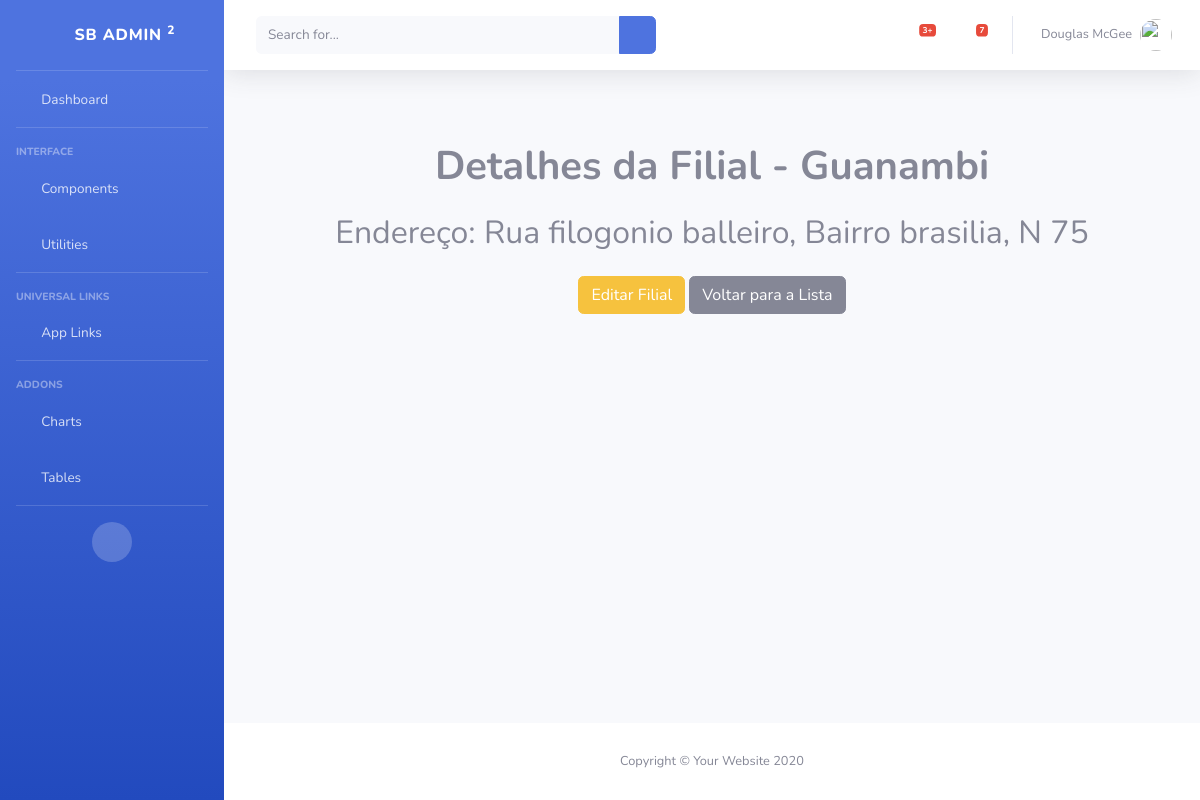
The page /filial/2/ (signed in) on the database its author committed.
### filial/models.py (models this page shows, shortened)
class Filial(models.Model):
    nome = models.CharField(max_length=100)
    endereco = models.CharField(max_length=255, blank=True, null=True)

### filial/views.py (the view)
# urls.py: path('<int:id_filial>/', views.detalhe, name='detalhe'),
@login_required
def detalhe(request, id_filial):
    filial = get_object_or_404(Filial, id=id_filial)
    detalhe = {'filial': filial}
    return render(request, 'filial/detalhando.html', detalhe)

### template/filial/detalhando.html
{% extends '_base.html' %}
{% block content %}
<main class="text-center container py-5">
    <h1 class="mb-4"><strong>Detalhes da Filial - {{ filial.nome }}</strong></h1>
    <h2>Endereço: {{ filial.endereco }}</h2>
    <div class="mt-4">
        {% if perms.filial.change_filial %}
            <a href="{% url 'filial:update' filial.id %}" class="btn btn-warning me-2">Editar Filial</a>
        {% endif %}
        <a href="{% url 'filial:read' %}" class="btn btn-secondary">Voltar para a Lista</a>
    </div>
</main>
{% endblock %}

### rows shown on the page
Filial: nome "Guanambi", endereco "Rua filogonio balleiro, Bairro brasilia, N 75"
